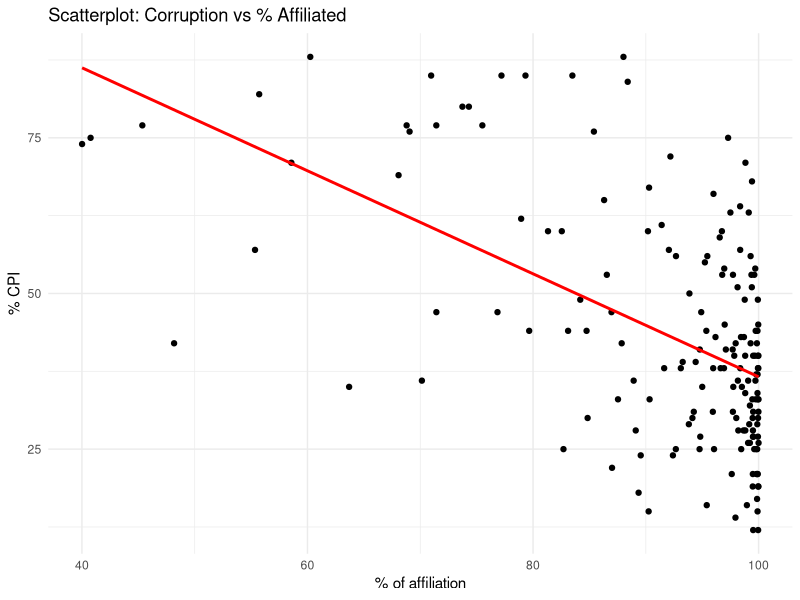
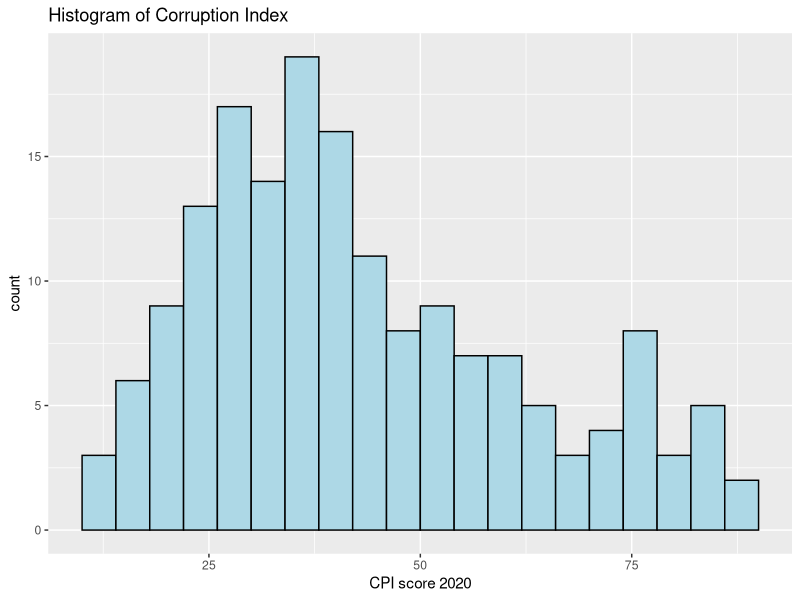
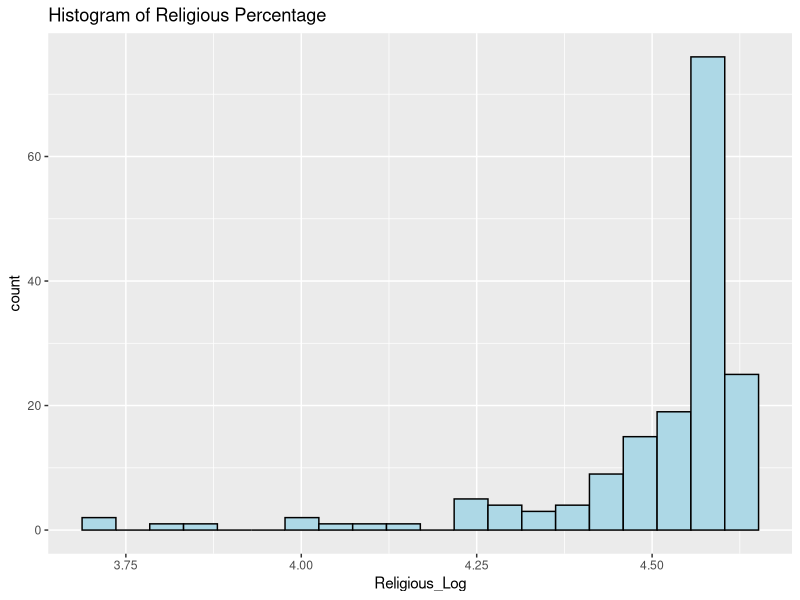
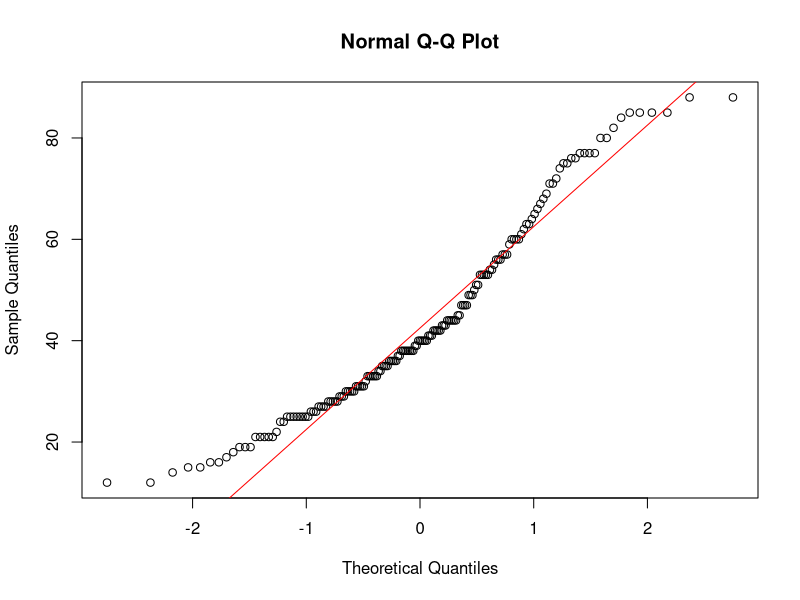
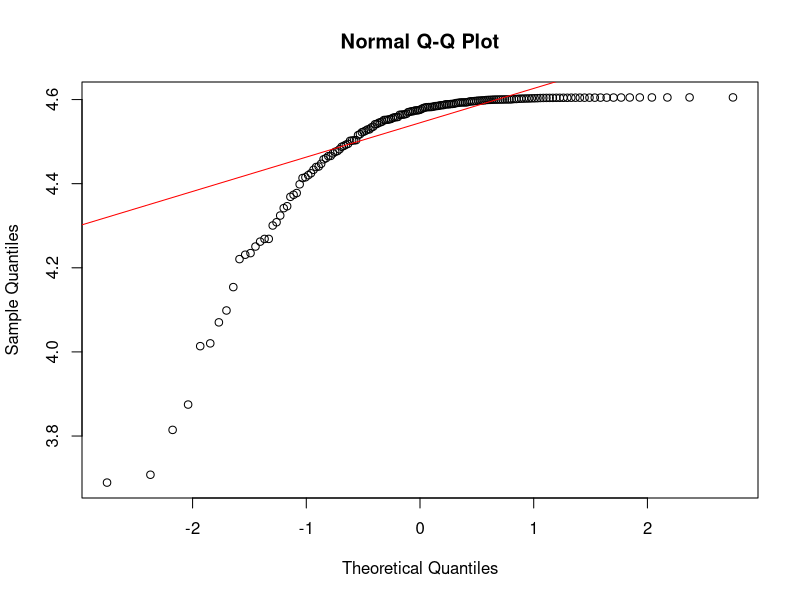
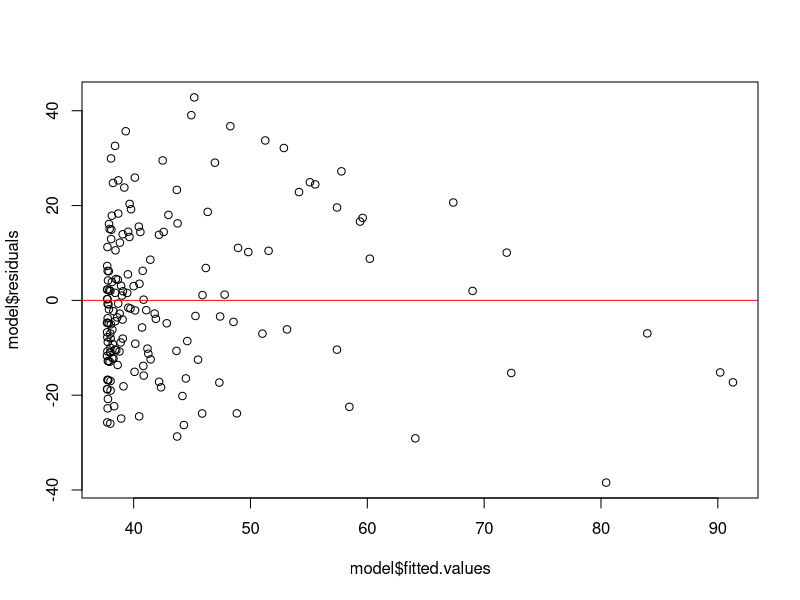
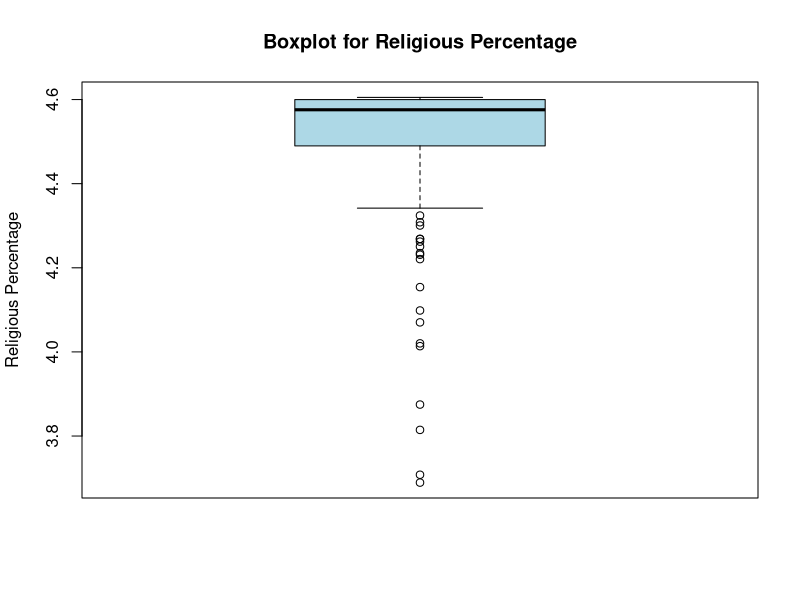

The R script that drew these images, in order:
## ---- chunk 1
# Load tidyverse and readr packages

library(tidyverse)
library(readr)

# Import religion_by_country and corruption_by_country datasets

religion_by_country <- read_csv("religion-by-country-2024.csv")

corruption_by_country <- read_delim("CPI2020.csv", delim = ";", escape_double = FALSE, trim_ws = TRUE, skip = 2)

## ---- chunk 2

dput(names(religion_by_country))


# Filter religion_by_country dataset only including the data from 2020

religion_by_country <- religion_by_country %>% select("country", "ReligionByCountry_TotalReligious_2020",  "religionByCountry_christians_2020", 
"religionByCountry_muslims_2020", "religionByCountry_hindus_2020", 
"religionByCountry_buddhists_2020", "religionByCountry_folkReligions_2020", 
"religionByCountry_jews_2020", "religionByCountry_other_2020", 
"religionByCountry_unaffiliated_2020")



## ---- chunk 3
# Create percentage_religion_by_country dataset

percentage_religion_by_country <- religion_by_country

# Create new columns

#Total population
percentage_religion_by_country <- percentage_religion_by_country %>% mutate(
  total_population = ReligionByCountry_TotalReligious_2020 + religionByCountry_unaffiliated_2020
)

#Proportion of individuals from each religion
percentage_religion_by_country <- percentage_religion_by_country %>% mutate(
  percentage_ReligionByCountry_TotalReligious_2020 = ((ReligionByCountry_TotalReligious_2020
)/total_population)*100,
  percentage_religionByCountry_christians_2020 = ((religionByCountry_christians_2020
)/total_population)*100,
percentage_religionByCountry_muslims_2020 =((religionByCountry_muslims_2020
)/total_population)*100,
percentage_religionByCountry_hindus_2020 = ((religionByCountry_hindus_2020
)/total_population)*100,
percetage_religionByCountry_buddhists_2020 = ((religionByCountry_buddhists_2020
)/total_population)*100,
percentage_religionByCountry_folkReligions_2020 = ((religionByCountry_folkReligions_2020
)/total_population)*100,
percentage_religionByCountry_jews_2020 = ((religionByCountry_jews_2020
)/total_population)*100,
percentage_religionByCountry_other_2020 = ((religionByCountry_other_2020
)/total_population)*100,
percentage_religionByCountry_unaffiliated_2020 = ((religionByCountry_unaffiliated_2020
)/total_population)*100
)

# Remove the other columns that do not include the proportions of individuals
percentage_religion_by_country <- percentage_religion_by_country %>% select(-starts_with("religion", ignore.case = TRUE))

## ---- chunk 4
# Rename "Country" to "country" from corruption_by_country dataset

corruption_by_country <- corruption_by_country %>% rename(country = Country)

# Use full_join() from tidyverse to merge the datasets by country. By doing that, if a country is included in the dataset 1 but not in dataset 2, the columms of dataset 2 will contain "NA" values for that rows and viceversa

merged_dataset <- full_join(percentage_religion_by_country, corruption_by_country, by = "country")

## ---- chunk 5
# Remove from merged_dataset those countries with NA values for total_population

merged_dataset <- merged_dataset %>% filter(!is.na(total_population))

# Remove from merged_dataset those countries with NA values for CPI score 2020

merged_dataset <- merged_dataset %>% filter(!is.na(`CPI score 2020`))

## ---- chunk 6
# Load ggplot2 library
library(ggplot2)

# Example: Scatterplot to check linearity
ggplot(merged_dataset, aes(x = percentage_ReligionByCountry_TotalReligious_2020, y = `CPI score 2020`)) +
  geom_point() +                          # Plot the data points
  geom_smooth(method = "lm", se = FALSE, col = "red") +  # Add a linear regression line
  labs(title = "Scatterplot: Corruption vs % Affiliated",
       x = "% of affiliation", y = "% CPI") +
  theme_minimal()


## ---- chunk 7
# Histogram for each variable

# Apply log transformation
merged_dataset$Religious_Log <- log(merged_dataset$percentage_ReligionByCountry_TotalReligious_2020)

# Check histogram for CPI score 2020
ggplot(merged_dataset, aes(x = `CPI score 2020`)) + 
  geom_histogram(bins = 20, fill = "lightblue", color = "black") +
  labs(title = "Histogram of Corruption Index")

# Check histogram for original religious percentage
ggplot(merged_dataset, aes(x = Religious_Log)) + 
  geom_histogram(bins = 20, fill = "lightblue", color = "black") +
  labs(title = "Histogram of Religious Percentage")

# Q-Q plot for CPI score 2020
qqnorm(merged_dataset$`CPI score 2020`)
qqline(merged_dataset$`CPI score 2020`, col = "red")

# Q-Q plot for original religious percentage
qqnorm(merged_dataset$Religious_Log)
qqline(merged_dataset$Religious_Log, col = "red")

## ---- chunk 8

model <- lm(`CPI score 2020` ~ `Religious_Log`, data = merged_dataset)
plot(model$residuals ~ model$fitted.values)
abline(h = 0, col = "red")

## ---- chunk 9
# Boxplot to check for outliers in 'percentage_ReligionByCountry_TotalReligious_2020'
boxplot(merged_dataset$Religious_Log,
        main = "Boxplot for Religious Percentage",
        ylab = "Religious Percentage",
        col = "lightblue")

